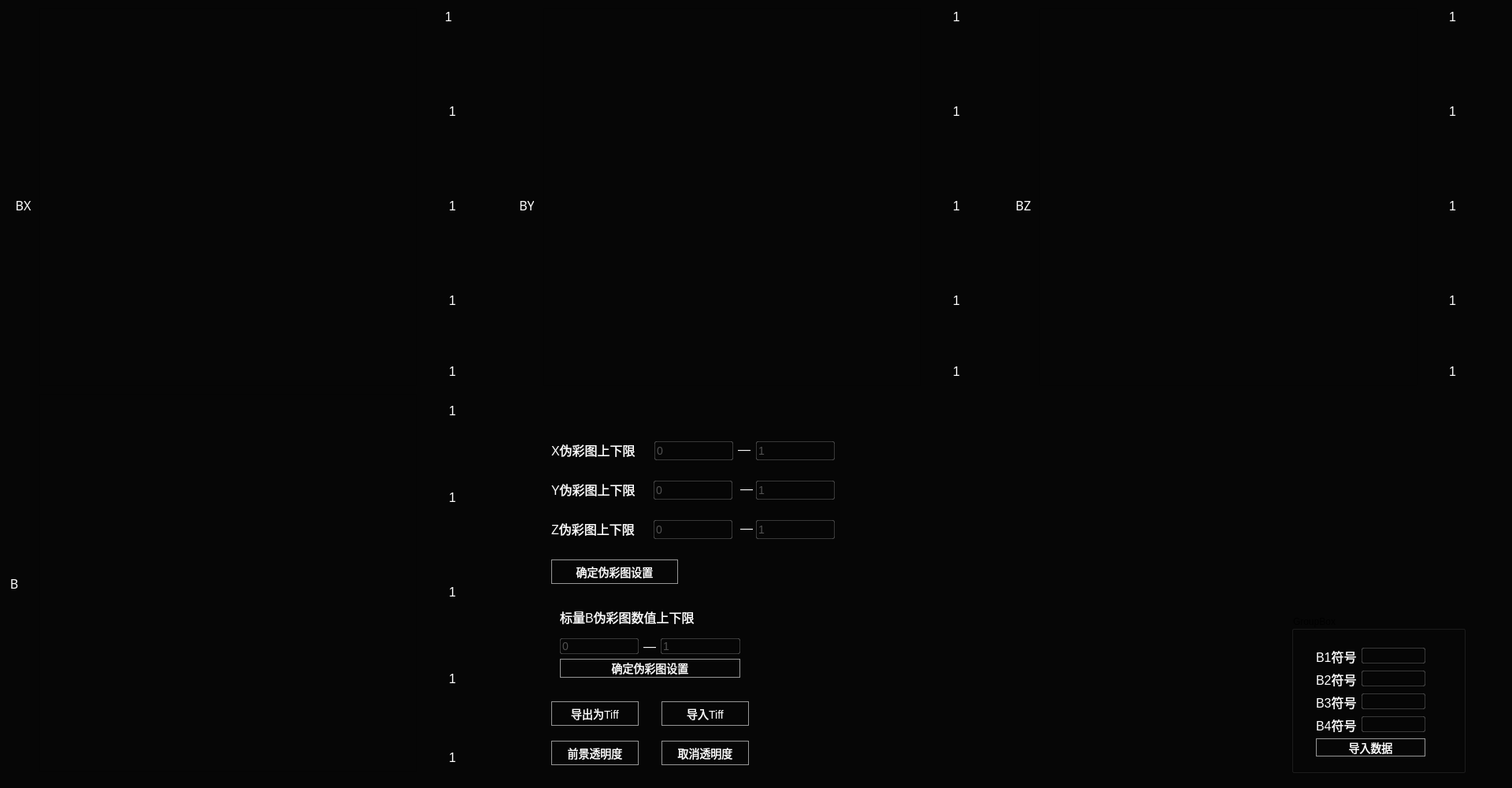
<?xml version="1.0" encoding="UTF-8"?>
<ui version="4.0">
 <class>ColorMapWidgetClass</class>
 <widget class="QWidget" name="ColorMapWidgetClass">
  <property name="geometry">
   <rect>
    <x>0</x>
    <y>0</y>
    <width>1920</width>
    <height>1000</height>
   </rect>
  </property>
  <property name="windowTitle">
   <string>ColorMapWidget</string>
  </property>
  <property name="styleSheet">
   <string notr="true">
QPushButton{
font-size: 14px;
font-family: &quot;Microsoft YaHei UI Light&quot;;
font-weight: 400;
color: #FFFFFF;
line-height: 17px;
border: 1px solid #979797;
}


QPushButton:disabled {
font-size: 14px;
font-family: &quot;Microsoft YaHei UI Light&quot;;
font-weight: 400;
color: #656565;
line-height: 17px;
border: 1px solid #979797;
}

QLabel{
font-size: 16px;
font-family: &quot;Microsoft YaHei UI Light&quot;;

font-weight: 400;
color: #FFFFFF;
line-height: 22px;

}



QLineEdit:focus { border-radius: 2px; border: 2px solid rgba(60,154,232,0.2); }
QLineEdit { border-radius: 2px; border: 1px solid rgba(255,255,255,0.2); }
QLineEdit { font-size: 14px; font-family: &quot;Microsoft YaHei UI Light&quot;;
 font-weight: 400; color: rgba(255,255,255,0.3); line-height: 22px; }

QWidget{
background: #060606;
}</string>
  </property>
  <widget class="QWidget" name="layoutWidget">
   <property name="geometry">
    <rect>
     <x>700</x>
     <y>750</y>
     <width>251</width>
     <height>121</height>
    </rect>
   </property>
   <layout class="QGridLayout" name="gridLayout_3">
    <item row="0" column="0" colspan="3">
     <widget class="QLabel" name="label_17">
      <property name="text">
       <string>标量B伪彩图数值上下限</string>
      </property>
     </widget>
    </item>
    <item row="1" column="0">
     <widget class="QLineEdit" name="lineEdit_DownValue_2">
      <property name="styleSheet">
       <string notr="true">QLineEdit:focus { border-radius: 2px; border: 2px solid rgba(60,154,232,1); }
QLineEdit { border-radius: 2px; border: 1px solid rgba(255,255,255,0.2); }
QLineEdit { font-size: 14px; font-family: &quot;Microsoft YaHei UI Light&quot;;
 font-weight: 400; color: rgba(255,255,255,0.3); line-height: 22px; }</string>
      </property>
      <property name="text">
       <string>0</string>
      </property>
     </widget>
    </item>
    <item row="1" column="1">
     <widget class="QLabel" name="label_18">
      <property name="text">
       <string>—</string>
      </property>
     </widget>
    </item>
    <item row="1" column="2">
     <widget class="QLineEdit" name="lineEdit_UpperValue_2">
      <property name="styleSheet">
       <string notr="true">QLineEdit:focus { border-radius: 2px; border: 2px solid rgba(60,154,232,1); }
QLineEdit { border-radius: 2px; border: 1px solid rgba(255,255,255,0.2); }
QLineEdit { font-size: 14px; font-family: &quot;Microsoft YaHei UI Light&quot;;
 font-weight: 400; color: rgba(255,255,255,0.3); line-height: 22px; }</string>
      </property>
      <property name="text">
       <string>1</string>
      </property>
     </widget>
    </item>
    <item row="2" column="0" colspan="3">
     <widget class="QPushButton" name="pushButton_ConfirmColorSetting_2">
      <property name="styleSheet">
       <string notr="true">QPushButton:Hover
{
	border-radius: 2px;
	border: 1px solid #1765AD;
}
QPushButton:pressed
{
	background: #1765AD;
	border-radius: 2px;
}</string>
      </property>
      <property name="text">
       <string>确定伪彩图设置</string>
      </property>
     </widget>
    </item>
   </layout>
  </widget>
  <widget class="QLabel" name="label">
   <property name="geometry">
    <rect>
     <x>20</x>
     <y>250</y>
     <width>19</width>
     <height>21</height>
    </rect>
   </property>
   <property name="font">
    <font>
     <family>Microsoft YaHei UI Light</family>
     <pointsize>-1</pointsize>
     <weight>50</weight>
     <bold>false</bold>
    </font>
   </property>
   <property name="text">
    <string>BX</string>
   </property>
   <property name="alignment">
    <set>Qt::AlignCenter</set>
   </property>
  </widget>
  <widget class="QLabel" name="label_2">
   <property name="geometry">
    <rect>
     <x>660</x>
     <y>250</y>
     <width>18</width>
     <height>21</height>
    </rect>
   </property>
   <property name="font">
    <font>
     <family>Microsoft YaHei UI Light</family>
     <pointsize>-1</pointsize>
     <weight>50</weight>
     <bold>false</bold>
    </font>
   </property>
   <property name="text">
    <string>BY</string>
   </property>
   <property name="alignment">
    <set>Qt::AlignCenter</set>
   </property>
  </widget>
  <widget class="QLabel" name="label_3">
   <property name="geometry">
    <rect>
     <x>1290</x>
     <y>250</y>
     <width>19</width>
     <height>21</height>
    </rect>
   </property>
   <property name="font">
    <font>
     <family>Microsoft YaHei UI Light</family>
     <pointsize>-1</pointsize>
     <weight>50</weight>
     <bold>false</bold>
    </font>
   </property>
   <property name="text">
    <string>BZ</string>
   </property>
   <property name="alignment">
    <set>Qt::AlignCenter</set>
   </property>
  </widget>
  <widget class="QGraphicsView" name="graphicsView_1">
   <property name="geometry">
    <rect>
     <x>50</x>
     <y>10</y>
     <width>480</width>
     <height>480</height>
    </rect>
   </property>
   <property name="verticalScrollBarPolicy">
    <enum>Qt::ScrollBarAlwaysOff</enum>
   </property>
   <property name="horizontalScrollBarPolicy">
    <enum>Qt::ScrollBarAlwaysOff</enum>
   </property>
  </widget>
  <widget class="QGraphicsView" name="graphicsView_2">
   <property name="geometry">
    <rect>
     <x>690</x>
     <y>10</y>
     <width>480</width>
     <height>480</height>
    </rect>
   </property>
   <property name="verticalScrollBarPolicy">
    <enum>Qt::ScrollBarAlwaysOff</enum>
   </property>
   <property name="horizontalScrollBarPolicy">
    <enum>Qt::ScrollBarAlwaysOff</enum>
   </property>
  </widget>
  <widget class="QGraphicsView" name="graphicsView_3">
   <property name="geometry">
    <rect>
     <x>1320</x>
     <y>10</y>
     <width>480</width>
     <height>480</height>
    </rect>
   </property>
   <property name="verticalScrollBarPolicy">
    <enum>Qt::ScrollBarAlwaysOff</enum>
   </property>
   <property name="horizontalScrollBarPolicy">
    <enum>Qt::ScrollBarAlwaysOff</enum>
   </property>
  </widget>
  <widget class="QLabel" name="label_ColorCard_1">
   <property name="geometry">
    <rect>
     <x>540</x>
     <y>10</y>
     <width>16</width>
     <height>480</height>
    </rect>
   </property>
   <property name="text">
    <string/>
   </property>
  </widget>
  <widget class="QLabel" name="label_4">
   <property name="geometry">
    <rect>
     <x>10</x>
     <y>730</y>
     <width>16</width>
     <height>21</height>
    </rect>
   </property>
   <property name="font">
    <font>
     <family>Microsoft YaHei UI Light</family>
     <pointsize>-1</pointsize>
     <weight>50</weight>
     <bold>false</bold>
    </font>
   </property>
   <property name="layoutDirection">
    <enum>Qt::LeftToRight</enum>
   </property>
   <property name="text">
    <string>B</string>
   </property>
   <property name="alignment">
    <set>Qt::AlignCenter</set>
   </property>
  </widget>
  <widget class="QGraphicsView" name="graphicsView_4">
   <property name="geometry">
    <rect>
     <x>50</x>
     <y>500</y>
     <width>480</width>
     <height>480</height>
    </rect>
   </property>
   <property name="verticalScrollBarPolicy">
    <enum>Qt::ScrollBarAlwaysOff</enum>
   </property>
   <property name="horizontalScrollBarPolicy">
    <enum>Qt::ScrollBarAlwaysOff</enum>
   </property>
  </widget>
  <widget class="QLabel" name="label_ColorCard_2">
   <property name="geometry">
    <rect>
     <x>1180</x>
     <y>10</y>
     <width>16</width>
     <height>480</height>
    </rect>
   </property>
   <property name="text">
    <string/>
   </property>
  </widget>
  <widget class="QLabel" name="label_B">
   <property name="geometry">
    <rect>
     <x>710</x>
     <y>510</y>
     <width>211</width>
     <height>20</height>
    </rect>
   </property>
   <property name="text">
    <string/>
   </property>
  </widget>
  <widget class="QPushButton" name="pushButton_ChangeBToMat">
   <property name="geometry">
    <rect>
     <x>700</x>
     <y>890</y>
     <width>111</width>
     <height>31</height>
    </rect>
   </property>
   <property name="styleSheet">
    <string notr="true">QPushButton:Hover
{
	border-radius: 2px;
	border: 1px solid #1765AD;
}
QPushButton:pressed
{
	background: #1765AD;
	border-radius: 2px;
}</string>
   </property>
   <property name="text">
    <string>导出为Tiff</string>
   </property>
  </widget>
  <widget class="QLabel" name="label_ColorCard_3">
   <property name="geometry">
    <rect>
     <x>1810</x>
     <y>10</y>
     <width>16</width>
     <height>480</height>
    </rect>
   </property>
   <property name="text">
    <string/>
   </property>
  </widget>
  <widget class="QLabel" name="label_ColorCard_4">
   <property name="geometry">
    <rect>
     <x>540</x>
     <y>500</y>
     <width>16</width>
     <height>480</height>
    </rect>
   </property>
   <property name="text">
    <string/>
   </property>
  </widget>
  <widget class="QLabel" name="label_X_1">
   <property name="geometry">
    <rect>
     <x>565</x>
     <y>10</y>
     <width>70</width>
     <height>22</height>
    </rect>
   </property>
   <property name="text">
    <string>1</string>
   </property>
  </widget>
  <widget class="QLabel" name="label_X_2">
   <property name="geometry">
    <rect>
     <x>570</x>
     <y>130</y>
     <width>70</width>
     <height>22</height>
    </rect>
   </property>
   <property name="text">
    <string>1</string>
   </property>
  </widget>
  <widget class="QLabel" name="label_X_3">
   <property name="geometry">
    <rect>
     <x>570</x>
     <y>250</y>
     <width>70</width>
     <height>22</height>
    </rect>
   </property>
   <property name="text">
    <string>1</string>
   </property>
  </widget>
  <widget class="QLabel" name="label_X_4">
   <property name="geometry">
    <rect>
     <x>570</x>
     <y>370</y>
     <width>70</width>
     <height>22</height>
    </rect>
   </property>
   <property name="text">
    <string>1</string>
   </property>
  </widget>
  <widget class="QLabel" name="label_X_5">
   <property name="geometry">
    <rect>
     <x>570</x>
     <y>460</y>
     <width>70</width>
     <height>22</height>
    </rect>
   </property>
   <property name="text">
    <string>1</string>
   </property>
  </widget>
  <widget class="QLabel" name="label_Y_1">
   <property name="geometry">
    <rect>
     <x>1210</x>
     <y>10</y>
     <width>70</width>
     <height>22</height>
    </rect>
   </property>
   <property name="text">
    <string>1</string>
   </property>
  </widget>
  <widget class="QLabel" name="label_Y_2">
   <property name="geometry">
    <rect>
     <x>1210</x>
     <y>130</y>
     <width>70</width>
     <height>22</height>
    </rect>
   </property>
   <property name="text">
    <string>1</string>
   </property>
  </widget>
  <widget class="QLabel" name="label_Y_3">
   <property name="geometry">
    <rect>
     <x>1210</x>
     <y>250</y>
     <width>70</width>
     <height>22</height>
    </rect>
   </property>
   <property name="text">
    <string>1</string>
   </property>
  </widget>
  <widget class="QLabel" name="label_Y_4">
   <property name="geometry">
    <rect>
     <x>1210</x>
     <y>370</y>
     <width>70</width>
     <height>22</height>
    </rect>
   </property>
   <property name="text">
    <string>1</string>
   </property>
  </widget>
  <widget class="QLabel" name="label_Y_5">
   <property name="geometry">
    <rect>
     <x>1210</x>
     <y>460</y>
     <width>70</width>
     <height>22</height>
    </rect>
   </property>
   <property name="text">
    <string>1</string>
   </property>
  </widget>
  <widget class="QLabel" name="label_Z_1">
   <property name="geometry">
    <rect>
     <x>1840</x>
     <y>10</y>
     <width>70</width>
     <height>22</height>
    </rect>
   </property>
   <property name="text">
    <string>1</string>
   </property>
  </widget>
  <widget class="QLabel" name="label_Z_2">
   <property name="geometry">
    <rect>
     <x>1840</x>
     <y>130</y>
     <width>70</width>
     <height>22</height>
    </rect>
   </property>
   <property name="text">
    <string>1</string>
   </property>
  </widget>
  <widget class="QLabel" name="label_Z_3">
   <property name="geometry">
    <rect>
     <x>1840</x>
     <y>250</y>
     <width>70</width>
     <height>22</height>
    </rect>
   </property>
   <property name="text">
    <string>1</string>
   </property>
  </widget>
  <widget class="QLabel" name="label_Z_4">
   <property name="geometry">
    <rect>
     <x>1840</x>
     <y>370</y>
     <width>70</width>
     <height>22</height>
    </rect>
   </property>
   <property name="text">
    <string>1</string>
   </property>
  </widget>
  <widget class="QLabel" name="label_Z_5">
   <property name="geometry">
    <rect>
     <x>1840</x>
     <y>460</y>
     <width>70</width>
     <height>22</height>
    </rect>
   </property>
   <property name="text">
    <string>1</string>
   </property>
  </widget>
  <widget class="QLabel" name="label_B_1">
   <property name="geometry">
    <rect>
     <x>570</x>
     <y>510</y>
     <width>70</width>
     <height>22</height>
    </rect>
   </property>
   <property name="text">
    <string>1</string>
   </property>
  </widget>
  <widget class="QLabel" name="label_B_2">
   <property name="geometry">
    <rect>
     <x>570</x>
     <y>620</y>
     <width>70</width>
     <height>22</height>
    </rect>
   </property>
   <property name="text">
    <string>1</string>
   </property>
  </widget>
  <widget class="QLabel" name="label_B_3">
   <property name="geometry">
    <rect>
     <x>570</x>
     <y>740</y>
     <width>70</width>
     <height>22</height>
    </rect>
   </property>
   <property name="text">
    <string>1</string>
   </property>
  </widget>
  <widget class="QLabel" name="label_B_4">
   <property name="geometry">
    <rect>
     <x>570</x>
     <y>850</y>
     <width>70</width>
     <height>22</height>
    </rect>
   </property>
   <property name="text">
    <string>1</string>
   </property>
  </widget>
  <widget class="QLabel" name="label_B_5">
   <property name="geometry">
    <rect>
     <x>570</x>
     <y>950</y>
     <width>70</width>
     <height>22</height>
    </rect>
   </property>
   <property name="text">
    <string>1</string>
   </property>
  </widget>
  <widget class="QLabel" name="label_19">
   <property name="geometry">
    <rect>
     <x>940</x>
     <y>610</y>
     <width>17</width>
     <height>21</height>
    </rect>
   </property>
   <property name="text">
    <string>—</string>
   </property>
  </widget>
  <widget class="QLabel" name="label_20">
   <property name="geometry">
    <rect>
     <x>700</x>
     <y>610</y>
     <width>125</width>
     <height>21</height>
    </rect>
   </property>
   <property name="text">
    <string>Y伪彩图上下限</string>
   </property>
  </widget>
  <widget class="QLineEdit" name="lineEdit_DownValue_3">
   <property name="geometry">
    <rect>
     <x>830</x>
     <y>610</y>
     <width>100</width>
     <height>24</height>
    </rect>
   </property>
   <property name="styleSheet">
    <string notr="true">QLineEdit:focus { border-radius: 2px; border: 2px solid rgba(60,154,232,1); }
QLineEdit { border-radius: 2px; border: 1px solid rgba(255,255,255,0.2); }
QLineEdit { font-size: 14px; font-family: &quot;Microsoft YaHei UI Light&quot;;
 font-weight: 400; color: rgba(255,255,255,0.3); line-height: 22px; }</string>
   </property>
   <property name="text">
    <string>0</string>
   </property>
  </widget>
  <widget class="QLineEdit" name="lineEdit_UpperValue_3">
   <property name="geometry">
    <rect>
     <x>960</x>
     <y>610</y>
     <width>100</width>
     <height>24</height>
    </rect>
   </property>
   <property name="styleSheet">
    <string notr="true">QLineEdit:focus { border-radius: 2px; border: 2px solid rgba(60,154,232,1); }
QLineEdit { border-radius: 2px; border: 1px solid rgba(255,255,255,0.2); }
QLineEdit { font-size: 14px; font-family: &quot;Microsoft YaHei UI Light&quot;;
 font-weight: 400; color: rgba(255,255,255,0.3); line-height: 22px; }</string>
   </property>
   <property name="text">
    <string>1</string>
   </property>
  </widget>
  <widget class="QLabel" name="label_21">
   <property name="geometry">
    <rect>
     <x>940</x>
     <y>660</y>
     <width>17</width>
     <height>21</height>
    </rect>
   </property>
   <property name="text">
    <string>—</string>
   </property>
  </widget>
  <widget class="QLabel" name="label_22">
   <property name="geometry">
    <rect>
     <x>700</x>
     <y>660</y>
     <width>125</width>
     <height>21</height>
    </rect>
   </property>
   <property name="text">
    <string>Z伪彩图上下限</string>
   </property>
  </widget>
  <widget class="QLineEdit" name="lineEdit_DownValue_4">
   <property name="geometry">
    <rect>
     <x>830</x>
     <y>660</y>
     <width>100</width>
     <height>24</height>
    </rect>
   </property>
   <property name="styleSheet">
    <string notr="true">QLineEdit:focus { border-radius: 2px; border: 2px solid rgba(60,154,232,1); }
QLineEdit { border-radius: 2px; border: 1px solid rgba(255,255,255,0.2); }
QLineEdit { font-size: 14px; font-family: &quot;Microsoft YaHei UI Light&quot;;
 font-weight: 400; color: rgba(255,255,255,0.3); line-height: 22px; }</string>
   </property>
   <property name="text">
    <string>0</string>
   </property>
  </widget>
  <widget class="QLineEdit" name="lineEdit_UpperValue_4">
   <property name="geometry">
    <rect>
     <x>960</x>
     <y>660</y>
     <width>100</width>
     <height>24</height>
    </rect>
   </property>
   <property name="styleSheet">
    <string notr="true">QLineEdit:focus { border-radius: 2px; border: 2px solid rgba(60,154,232,1); }
QLineEdit { border-radius: 2px; border: 1px solid rgba(255,255,255,0.2); }
QLineEdit { font-size: 14px; font-family: &quot;Microsoft YaHei UI Light&quot;;
 font-weight: 400; color: rgba(255,255,255,0.3); line-height: 22px; }</string>
   </property>
   <property name="text">
    <string>1</string>
   </property>
  </widget>
  <widget class="QLabel" name="label_16">
   <property name="geometry">
    <rect>
     <x>937</x>
     <y>560</y>
     <width>17</width>
     <height>21</height>
    </rect>
   </property>
   <property name="text">
    <string>—</string>
   </property>
  </widget>
  <widget class="QPushButton" name="pushButton_ConfirmColorSetting_1">
   <property name="geometry">
    <rect>
     <x>700</x>
     <y>710</y>
     <width>161</width>
     <height>31</height>
    </rect>
   </property>
   <property name="styleSheet">
    <string notr="true">QPushButton:Hover
{
	border-radius: 2px;
	border: 1px solid #1765AD;
}
QPushButton:pressed
{
	background: #1765AD;
	border-radius: 2px;
}</string>
   </property>
   <property name="text">
    <string>确定伪彩图设置</string>
   </property>
  </widget>
  <widget class="QLabel" name="label_15">
   <property name="geometry">
    <rect>
     <x>700</x>
     <y>560</y>
     <width>125</width>
     <height>21</height>
    </rect>
   </property>
   <property name="text">
    <string>X伪彩图上下限</string>
   </property>
  </widget>
  <widget class="QLineEdit" name="lineEdit_UpperValue_1">
   <property name="geometry">
    <rect>
     <x>960</x>
     <y>560</y>
     <width>100</width>
     <height>24</height>
    </rect>
   </property>
   <property name="styleSheet">
    <string notr="true">QLineEdit:focus { border-radius: 2px; border: 2px solid rgba(60,154,232,1); }
QLineEdit { border-radius: 2px; border: 1px solid rgba(255,255,255,0.2); }
QLineEdit { font-size: 14px; font-family: &quot;Microsoft YaHei UI Light&quot;;
 font-weight: 400; color: rgba(255,255,255,0.3); line-height: 22px; }</string>
   </property>
   <property name="text">
    <string>1</string>
   </property>
  </widget>
  <widget class="QLineEdit" name="lineEdit_DownValue_1">
   <property name="geometry">
    <rect>
     <x>831</x>
     <y>560</y>
     <width>100</width>
     <height>24</height>
    </rect>
   </property>
   <property name="styleSheet">
    <string notr="true">QLineEdit:focus { border-radius: 2px; border: 2px solid rgba(60,154,232,1); }
QLineEdit { border-radius: 2px; border: 1px solid rgba(255,255,255,0.2); }
QLineEdit { font-size: 14px; font-family: &quot;Microsoft YaHei UI Light&quot;;
 font-weight: 400; color: rgba(255,255,255,0.3); line-height: 22px; }</string>
   </property>
   <property name="text">
    <string>0</string>
   </property>
  </widget>
  <widget class="QPushButton" name="pushButton_ReadTiff">
   <property name="geometry">
    <rect>
     <x>840</x>
     <y>890</y>
     <width>111</width>
     <height>31</height>
    </rect>
   </property>
   <property name="styleSheet">
    <string notr="true">QPushButton:Hover
{
	border-radius: 2px;
	border: 1px solid #1765AD;
}
QPushButton:pressed
{
	background: #1765AD;
	border-radius: 2px;
}</string>
   </property>
   <property name="text">
    <string>导入Tiff</string>
   </property>
  </widget>
  <widget class="QGroupBox" name="groupBox">
   <property name="geometry">
    <rect>
     <x>1640</x>
     <y>780</y>
     <width>221</width>
     <height>201</height>
    </rect>
   </property>
   <property name="title">
    <string>GroupBox</string>
   </property>
   <widget class="QWidget" name="layoutWidget">
    <property name="geometry">
     <rect>
      <x>20</x>
      <y>30</y>
      <width>161</width>
      <height>161</height>
     </rect>
    </property>
    <layout class="QGridLayout" name="gridLayout">
     <item row="0" column="0">
      <widget class="QLabel" name="label_5">
       <property name="text">
        <string>B1符号</string>
       </property>
      </widget>
     </item>
     <item row="0" column="1">
      <widget class="QLineEdit" name="lineEdit_1">
       <property name="styleSheet">
        <string notr="true">QLineEdit:focus { border-radius: 2px; border: 2px solid rgba(60,154,232,1); }
QLineEdit { border-radius: 2px; border: 1px solid rgba(255,255,255,0.2); }
QLineEdit { font-size: 14px; font-family: &quot;Microsoft YaHei UI Light&quot;;
 font-weight: 400; color: rgba(255,255,255,0.3); line-height: 22px; }</string>
       </property>
      </widget>
     </item>
     <item row="1" column="0">
      <widget class="QLabel" name="label_6">
       <property name="text">
        <string>B2符号</string>
       </property>
      </widget>
     </item>
     <item row="1" column="1">
      <widget class="QLineEdit" name="lineEdit_2">
       <property name="styleSheet">
        <string notr="true">QLineEdit:focus { border-radius: 2px; border: 2px solid rgba(60,154,232,1); }
QLineEdit { border-radius: 2px; border: 1px solid rgba(255,255,255,0.2); }
QLineEdit { font-size: 14px; font-family: &quot;Microsoft YaHei UI Light&quot;;
 font-weight: 400; color: rgba(255,255,255,0.3); line-height: 22px; }</string>
       </property>
      </widget>
     </item>
     <item row="2" column="0">
      <widget class="QLabel" name="label_7">
       <property name="text">
        <string>B3符号</string>
       </property>
      </widget>
     </item>
     <item row="2" column="1">
      <widget class="QLineEdit" name="lineEdit_3">
       <property name="styleSheet">
        <string notr="true">QLineEdit:focus { border-radius: 2px; border: 2px solid rgba(60,154,232,1); }
QLineEdit { border-radius: 2px; border: 1px solid rgba(255,255,255,0.2); }
QLineEdit { font-size: 14px; font-family: &quot;Microsoft YaHei UI Light&quot;;
 font-weight: 400; color: rgba(255,255,255,0.3); line-height: 22px; }</string>
       </property>
      </widget>
     </item>
     <item row="3" column="0">
      <widget class="QLabel" name="label_8">
       <property name="text">
        <string>B4符号</string>
       </property>
      </widget>
     </item>
     <item row="3" column="1">
      <widget class="QLineEdit" name="lineEdit_4">
       <property name="styleSheet">
        <string notr="true">QLineEdit:focus { border-radius: 2px; border: 2px solid rgba(60,154,232,1); }
QLineEdit { border-radius: 2px; border: 1px solid rgba(255,255,255,0.2); }
QLineEdit { font-size: 14px; font-family: &quot;Microsoft YaHei UI Light&quot;;
 font-weight: 400; color: rgba(255,255,255,0.3); line-height: 22px; }</string>
       </property>
      </widget>
     </item>
     <item row="4" column="0" colspan="2">
      <widget class="QPushButton" name="pushButton_ImportData">
       <property name="styleSheet">
        <string notr="true">QPushButton:Hover
{
	border-radius: 2px;
	border: 1px solid #1765AD;
}
QPushButton:pressed
{
	background: #1765AD;
	border-radius: 2px;
}</string>
       </property>
       <property name="text">
        <string>导入数据</string>
       </property>
      </widget>
     </item>
    </layout>
   </widget>
  </widget>
  <widget class="QPushButton" name="pushButton_transimg">
   <property name="geometry">
    <rect>
     <x>700</x>
     <y>940</y>
     <width>111</width>
     <height>31</height>
    </rect>
   </property>
   <property name="styleSheet">
    <string notr="true">QPushButton:Hover
{
	border-radius: 2px;
	border: 1px solid #1765AD;
}
QPushButton:pressed
{
	background: #1765AD;
	border-radius: 2px;
}</string>
   </property>
   <property name="text">
    <string>前景透明度</string>
   </property>
  </widget>
  <widget class="QPushButton" name="pushButton_ConfirmColorSetting_3">
   <property name="geometry">
    <rect>
     <x>840</x>
     <y>940</y>
     <width>111</width>
     <height>31</height>
    </rect>
   </property>
   <property name="styleSheet">
    <string notr="true">QPushButton:Hover
{
	border-radius: 2px;
	border: 1px solid #1765AD;
}
QPushButton:pressed
{
	background: #1765AD;
	border-radius: 2px;
}</string>
   </property>
   <property name="text">
    <string>取消透明度</string>
   </property>
  </widget>
  <zorder>label_16</zorder>
  <zorder>pushButton_ConfirmColorSetting_1</zorder>
  <zorder>label_15</zorder>
  <zorder>lineEdit_UpperValue_1</zorder>
  <zorder>lineEdit_DownValue_1</zorder>
  <zorder>label</zorder>
  <zorder>label_2</zorder>
  <zorder>label_3</zorder>
  <zorder>graphicsView_1</zorder>
  <zorder>graphicsView_2</zorder>
  <zorder>graphicsView_3</zorder>
  <zorder>label_ColorCard_1</zorder>
  <zorder>label_4</zorder>
  <zorder>graphicsView_4</zorder>
  <zorder>label_ColorCard_2</zorder>
  <zorder>layoutWidget</zorder>
  <zorder>label_B</zorder>
  <zorder>pushButton_ChangeBToMat</zorder>
  <zorder>label_ColorCard_3</zorder>
  <zorder>label_ColorCard_4</zorder>
  <zorder>label_X_1</zorder>
  <zorder>label_X_2</zorder>
  <zorder>label_X_3</zorder>
  <zorder>label_X_4</zorder>
  <zorder>label_X_5</zorder>
  <zorder>label_Y_1</zorder>
  <zorder>label_Y_2</zorder>
  <zorder>label_Y_3</zorder>
  <zorder>label_Y_4</zorder>
  <zorder>label_Y_5</zorder>
  <zorder>label_Z_1</zorder>
  <zorder>label_Z_2</zorder>
  <zorder>label_Z_3</zorder>
  <zorder>label_Z_4</zorder>
  <zorder>label_Z_5</zorder>
  <zorder>label_B_1</zorder>
  <zorder>label_B_2</zorder>
  <zorder>label_B_3</zorder>
  <zorder>label_B_4</zorder>
  <zorder>label_B_5</zorder>
  <zorder>label_19</zorder>
  <zorder>label_20</zorder>
  <zorder>lineEdit_DownValue_3</zorder>
  <zorder>lineEdit_UpperValue_3</zorder>
  <zorder>label_21</zorder>
  <zorder>label_22</zorder>
  <zorder>lineEdit_DownValue_4</zorder>
  <zorder>lineEdit_UpperValue_4</zorder>
  <zorder>pushButton_ReadTiff</zorder>
  <zorder>groupBox</zorder>
  <zorder>pushButton_transimg</zorder>
  <zorder>pushButton_ConfirmColorSetting_3</zorder>
 </widget>
 <layoutdefault spacing="6" margin="11"/>
 <resources/>
 <connections/>
</ui>
